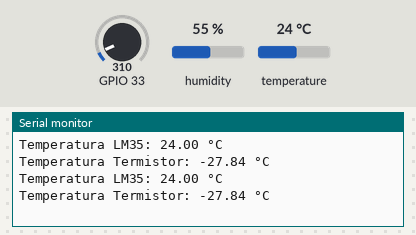
Recording of a program running on a simulated ESP32. Parts: the last lines printed to the serial monitor. The inputs (shaded band) are chosen by the test bench; at power-on: temperature 24 °C, GPIO 33 = 310, humidity 55 %.

Above: at 2.8 s.
2.9 s: temperature set to 12 °C
At 5.3 s:
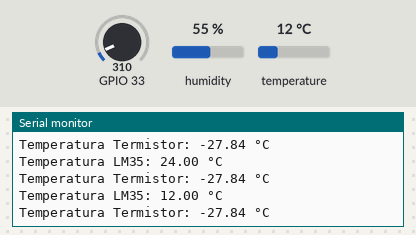
5.6 s: GPIO 33 set to 372
At 6.7 s:
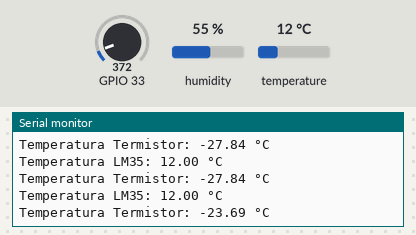
8.3 s: temperature set to 19 °C
At 10.8 s:
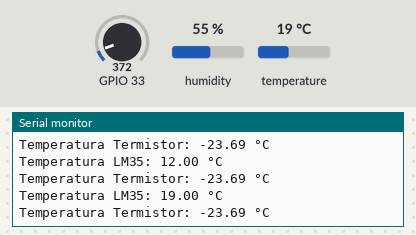
11.0 s: GPIO 33 set to 434
At 12.7 s:
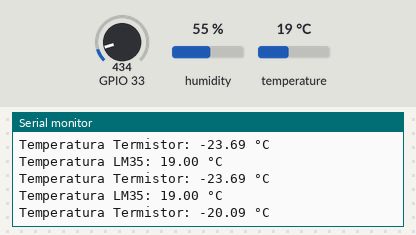
Timing chart, 0 to 14.2 s (numbered marks = the images above; inputs shaded):
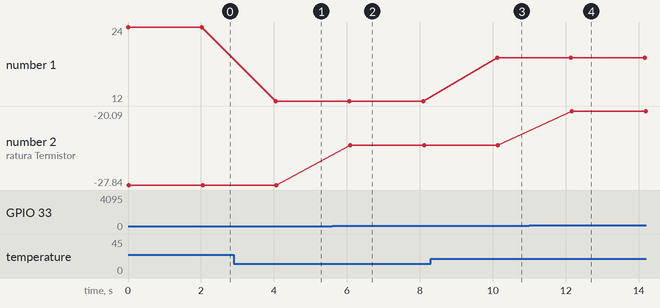

Measured:
- after the input at 2.9 s, the serial monitor: prints a new line after 1.1 s (image 1)
- after the input at 5.6 s, the serial monitor: prints a new line after 0.49 s (image 2)
- after the input at 8.3 s, the serial monitor: prints a new line after 1.8 s (image 3)
- after the input at 11.0 s, the serial monitor: prints a new line after 1.2 s (image 4)
- plotted number 1: 24 → 12 after the input at 2.9 s, 12 → 19 after the input at 8.3 s
- plotted number 2: -27.84 → -23.69 after the input at 5.6 s, -23.69 → -20.09 after the input at 11.0 s

The program:

main.cpp
```cpp
#include <Arduino.h>
#include <DHT.h> // Agrega la librería DHT


//Datso termistor NTC 10K
int Vo;
float R1 = 10000; // resistencia fija del divisor de tension
float logR2, R2, TEMPERATURA;
float A = 2.102239199e-03, B = 0.7981113198e-04, C = 6.469563515e-07;
// en la paggina es necesario indicar en r2 la temperaratura ambiente tomando encuanta que de se le
//resta 10 para calibrar el termistor y que funcine de forma correcta

// http://www.thinksrs.com/downloads/programs/Therm%20Calc/NTCCalibrator/NTCcalculator.htm

//Datos dht11
#define DHTPIN 2
#define DHTTYPE DHT11
DHT dht(DHTPIN, DHTTYPE);

// Function prototypes
float termistor();
float leerDHT11Temp();

void setup()
{
  Serial.begin(9600);
  dht.begin(); // Inicializa el DHT11
}

void loop()
{


  Serial.print("Temperatura LM35: ");
  Serial.print(leerDHT11Temp());
  Serial.println(" °C");

  Serial.print("Temperatura Termistor: ");
  Serial.print(termistor());
  Serial.println(" °C");

  delay(2000);


}


float termistor(){
    Vo = analogRead(33);
  // 1023.0 para arduino || 4095.0 para ESP32 ADC de 12 bits
  R2 = R1 * (4095.0 / (float)Vo - 1.0); // conversion de tension a resistencia
  logR2 = log(R2); // logaritmo de R2 necesario para ecuacion
  TEMPERATURA = (1.0 / (A + B * logR2 + C * logR2 * logR2 * logR2)); // ecuacion Steinhart-Hart
  TEMPERATURA = TEMPERATURA - 273.15; // Kelvin a Celsius

  return TEMPERATURA;
}

float leerDHT11Temp() {
  float t = dht.readTemperature();
  if (isnan(t)) {
    Serial.println("Error leyendo DHT11");
    return NAN;
  }
  return t;
}
```
